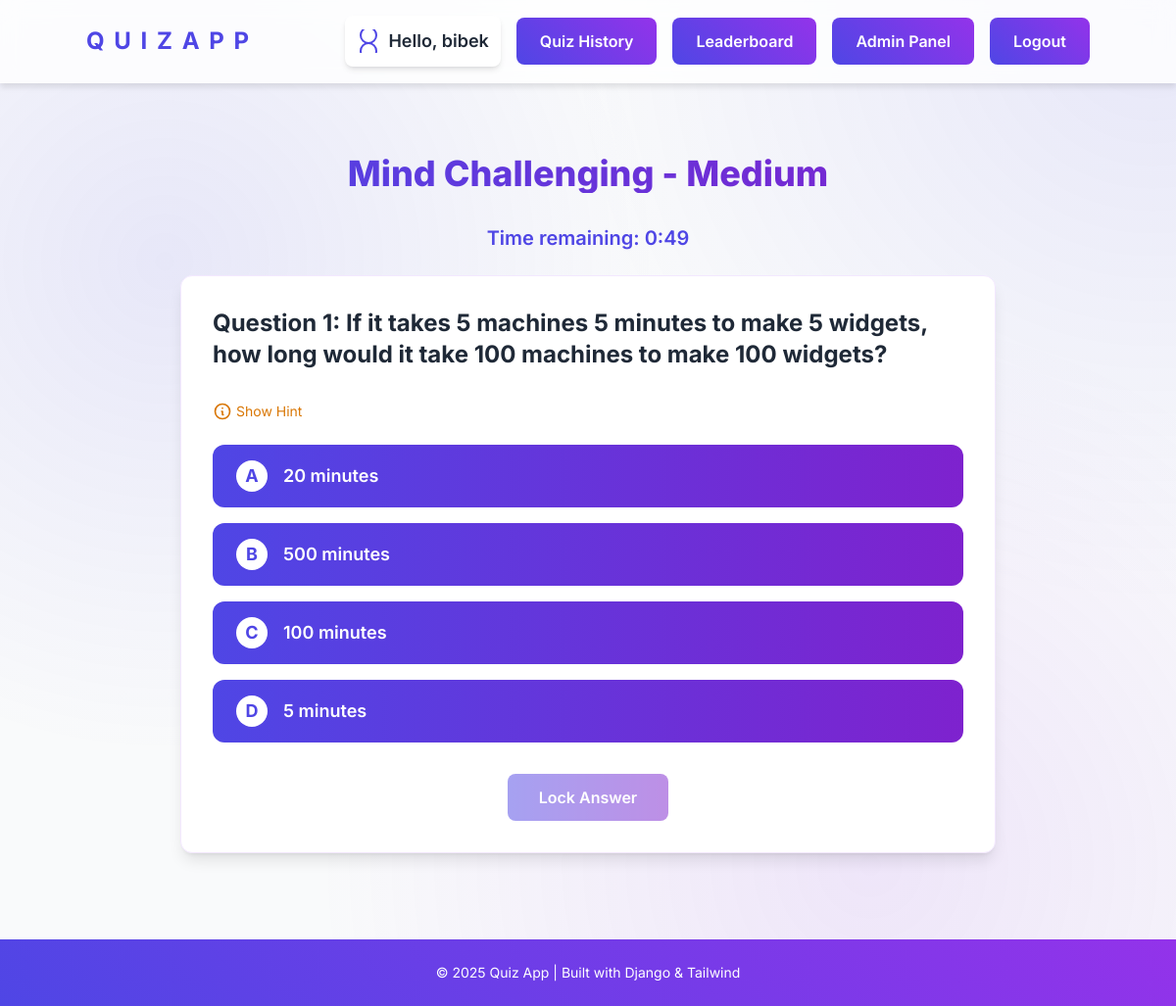
Screenshot of /59/take/ (signed in) with the database file from the repository.
### quiz/models.py (models this page shows, shortened)
class Question(models.Model):
    QUESTION_TYPE_CHOICES = [
        ('multiple_choice', 'Multiple Choice'),
        ('true_false', 'True/False'),
        ('fill_blank', 'Fill in the Blank'),
        ('coding', 'Coding Question')
    ]
    quiz = models.ForeignKey(Quiz, on_delete=models.CASCADE, related_name="questions")
    text = models.CharField(max_length=500)
    question_type = models.CharField(max_length=20, choices=QUESTION_TYPE_CHOICES, default='multiple_choice')
    time_limit = models.IntegerField(default=30)  # Time limit for each question in seconds
    hint = models.TextField(blank=True, null=True)  # Optional hint for the question
    explanation = models.TextField(blank=True, null=True)  # Explanation for the answer
    code_template = models.TextField(blank=True, null=True)  # Initial code template
    expected_output = models.TextField(blank=True, null=True)  # Expected output for code testing

class Choice(models.Model):
    question = models.ForeignKey(Question, on_delete=models.CASCADE, related_name="choices")
    text = models.CharField(max_length=200)
    is_correct = models.BooleanField(default=False)

### quiz/views.py (the view, shortened to what this page needs)
# urls.py: path("<int:quiz_id>/take/", views.take_quiz, name="take_quiz"),
@login_required
def take_quiz(request, quiz_id):
    quiz = get_object_or_404(Quiz, id=quiz_id)
    questions = list(quiz.questions.all())
    if not questions:
        messages.error(request, "This quiz has no questions.")
        return redirect('quiz_list')
    current_question_index = int(request.GET.get('question', 0))
    if current_question_index >= len(questions):
        return redirect('quiz_result', quiz_id=quiz_id)
    current_question = questions[current_question_index]
    existing_result = Result.objects.filter(
        user=request.user,
        quiz=quiz,
        question=current_question
    ).first()
    time_limit = current_question.time_limit
    if current_question.question_type in ['multiple_choice', 'true_false'] and not current_question.explanation:
        correct_choice = current_question.choices.filter(is_correct=True).first()
        if correct_choice:
            current_question.explanation = (current_question.text, correct_choice.text)
            current_question.save()
    context = {
        "quiz": quiz,
        "question": current_question,
        "current_question_index": current_question_index,
        "total_questions": len(questions),
        "time_limit": time_limit,
        "existing_answer": existing_result.choice if existing_result and existing_result.choice else None,
        "existing_text_answer": existing_result.user_answer_text if existing_result else None,
        "existing_code_answer": existing_result.user_code_answer if existing_result else None,
        "hint_used": existing_result.hint_used if existing_result else False
    }
    return render(request, "quiz/take_quiz.html", context)

### quiz/templates/quiz/take_quiz.html (shortened to what this page needs)
{% extends 'layout.html' %}
{% load static %}
{% block content %}
<div class="max-w-4xl mx-auto px-4 sm:px-6 lg:px-8 py-12">
    <h1 class="text-4xl font-extrabold text-center bg-gradient-to-r from-indigo-600 to-purple-700 text-transparent bg-clip-text mb-8 animate-fade-in">
    </h1>
    <p id="timer" class="text-xl font-semibold text-indigo-600 mb-6 text-center animate-fade-in">
    </p>
    <form id="quiz-form" method="POST">
        <div class="bg-white p-8 mb-4 rounded-xl shadow-lg border border-purple-100">
            <h3 id="question" class="text-2xl font-bold text-gray-800 mb-8">{{ question.text }}</h3>
            {% if question.hint %}
            <div class="mb-6">
                <button type="button"
                        id="hint-button"
                        class="text-amber-600 flex items-center text-sm hover:text-amber-700 transition">
                    <svg class="w-5 h-5 mr-1" fill="none" stroke="currentColor" viewBox="0 0 24 24">
                        <path stroke-linecap="round" stroke-linejoin="round" stroke-width="2" d="M13 16h-1v-4h-1m1-4h.01M21 12a9 9 0 11-18 0 9 9 0 0118 0z"></path>
                    </svg>
                    Show Hint
                </button>
            </div>
            {% endif %}
            <div class="space-y-4">
                {% for choice in question.choices.all %}
                <div class="choice-wrapper opacity-0 scale-95 transition-all duration-500 ease-out"
                     style="transition-delay: {{ forloop.counter }}00ms">
                    <div class="flex items-center w-full cursor-pointer choice-div"
                         data-choice-id="{{ choice.id }}"
                         data-is-correct="{{ choice.is_correct|yesno:'true,false' }}">
                        <div class="w-full p-4 bg-gradient-to-r from-indigo-600 to-purple-700 text-white text-lg font-semibold rounded-xl
                                  hover:scale-105 hover:shadow-lg transition-all duration-300 ease-out choice-button flex items-center">
                            <span class="choice-label inline-flex items-center justify-center w-8 h-8
                                       rounded-full bg-white text-indigo-600 font-bold mr-4">
                                {% if forloop.counter == 1 %}A{% endif %}
                                {% if forloop.counter == 2 %}B{% endif %}
                                {% if forloop.counter == 3 %}C{% endif %}
                                {% if forloop.counter == 4 %}D{% endif %}
                            </span>
                            <span class="flex-grow">{{ choice.text }}</span>
                        </div>
                    </div>
                </div>
                {% endfor %}
            </div>
            <div class="mt-8 text-center opacity-0 scale-95 transition-all duration-500 ease-out"
                 id="submit-wrapper"
                 style="transition-delay: 500ms">
                <button type="button"
                        id="lock-button"
                        disabled
                        class="bg-gradient-to-r from-indigo-600 to-purple-700 text-white px-8 py-3 rounded-lg font-semibold
                               hover:from-indigo-700 hover:to-purple-800 hover:shadow-lg transition-all duration-300
                               disabled:opacity-50 disabled:cursor-not-allowed">
                    Lock Answer
                </button>
            </div>
        </div>
    </form>
</div>
{% endblock %}

### quiz/templates/layout.html (shortened to what this page needs)
{% load static tailwind_tags %}
<!DOCTYPE html>
<html lang="en">
<head>
    {% tailwind_css %}
</head>
<body class="min-h-screen flex flex-col">
    <div class="floating-dots" id="floatingDots"></div>
    <nav class="glass-nav sticky top-0 z-50 py-4 px-6">
        <div class="container mx-auto flex justify-between items-center">
            <a href="/" class="logo-modern font-bold text-2xl">
                <span style="--i:1">Q</span>
                <span style="--i:2">u</span>
                <span style="--i:3">i</span>
                <span style="--i:4">z</span>
                <span style="--i:5">A</span>
                <span style="--i:6">p</span>
                <span style="--i:7">p</span>
            </a>
            <div class="flex items-center space-x-4">
                {% if user.is_authenticated %}
                    <div class="flex items-center bg-white shadow-md rounded-lg p-3">
                        <span class="text-lg font-semibold text-gray-800">Hello, {{ user.username }}</span>
                    </div>
                    <a href="{% url 'quiz_history' %}" class="btn-modern">Quiz History</a>
                    <a href="{% url 'leaderboard' %}" class="btn-modern">Leaderboard</a>
                    {% if user.is_superuser or user.is_staff %}
                        <a href="{% url 'admin:index' %}" class="btn-modern" target="_blank" >Admin Panel</a>
                    {% endif %}
                    <form action="{% url 'logout' %}" method="POST" class="inline">
                        <button type="submit" class="btn-modern">
                            Logout
                        </button>
                    </form>
                {% endif %}
            </div>
        </div>
    </nav>
    <main class="container mx-auto p-6 flex-grow z-10">
        {% block content %}{% endblock %}
    </main>
    <footer>
        <div class="container mx-auto">
            <p class="text-sm text-center">&copy; 2025 Quiz App | Built with Django & Tailwind</p>
        </div>
    </footer>
</body>
</html>

### quiz/templates/layout.html (style rules this page uses)
body { font-family: 'Inter', sans-serif; background-color: #f9fafb; color: #1e293b; }
:root { --gradient-start: #4f46e5; --gradient-end: #9333ea; --button-shadow: rgba(79, 70, 229, 0.4); --glass-bg: rgba(255, 255, 255, 0.8); }
.glass-nav { background: var(--glass-bg); backdrop-filter: blur(10px); -webkit-backdrop-filter: blur(10px); border-bottom: 1px solid rgba(255, 255, 255, 0.2); box-shadow: 0 4px 6px rgba(0, 0, 0, 0.1); }
.floating-dots { position: absolute; width: 100%; height: 100%; top: 0; left: 0; z-index: -1; overflow: hidden; }
.btn-modern { position: relative; isolation: isolate; overflow: hidden; transition: all 0.5s; background: linear-gradient(45deg, var(--gradient-start), var(--gradient-end)); color: white; border: none; padding: 0.75rem 1.5rem; border-radius: 0.5rem; font-weight: 600; text-align: center; }
.logo-modern { position: relative; display: inline-block; text-transform: uppercase; letter-spacing: 2px; color: var(--gradient-start); font-weight: 700; }
.logo-modern span { display: inline-block; animation: wavyText 2s infinite; animation-delay: calc(0.1s * var(--i)); }
main { animation: pageEnter 0.8s ease-out forwards; }
footer { position: relative; overflow: hidden; background: linear-gradient(45deg, var(--gradient-start), var(--gradient-end)); color: white; padding: 1.5rem; margin-top: auto; }

### quiz/templates/quiz/take_quiz.html (style rules this page uses)
.choice-button { display: flex; align-items: center; min-height: 64px; padding: 1rem 1.5rem; }
.choice-label { flex-shrink: 0; width: 2rem; height: 2rem; }
.animate-fade-in { animation: fadeIn 0.8s ease-out; }

### rows the page displays
Question: text "Question 1: If it takes 5 machines 5 minutes to make 5 widgets, how long would it take 100 machines to make 100 widgets?"
Choice: shows "A", text "20 minutes"
Choice: shows "B", text "500 minutes"
Choice: shows "C", text "100 minutes"
Choice: shows "D", text "5 minutes"

### other values shown
{{ user.username }} "bibek"
